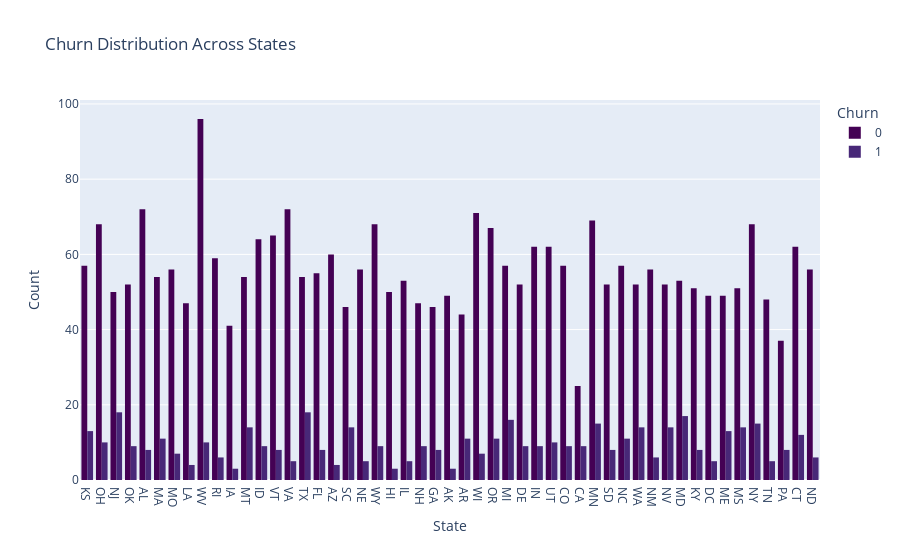

The code cell stored with this chart in its notebook:
### Markdown cell above
##### Bivariet Analysis

### Code cell
# bar plot using Plotly Express
fig = px.histogram(data_copy, x='state', color='churn', barmode='group',
                   title='Churn Distribution Across States',
                   labels={'state': 'State', 'count': 'Count', 'churn': 'Churn'},
                   color_discrete_sequence=px.colors.sequential.Viridis)

# Update layout for better readability
fig.update_layout(xaxis_title='State',
                  yaxis_title='Count',
                  legend_title='Churn')

# Show the plot
fig.show()

### Figure 1 — Plotly figure (JSON) as saved in the notebook; plotly's stock layout.template omitted (floating-point values rounded to 4 significant figures; data arrays with more than 128 entries replaced by an {"elided": "..."} marker saying what was removed)
{"data": [{"alignmentgroup": "True", "bingroup": "x", "hovertemplate": "Churn=0<br>State=%{x}<br>count=%{y}<extra></extra>", "legendgroup": "0", "marker": {"color": "#440154", "pattern": {"shape": ""}}, "name": "0", "offsetgroup": "0", "orientation": "v", "showlegend": true, "type": "histogram", "x": {"elided": "2850 str values"}, "xaxis": "x", "yaxis": "y"}, {"alignmentgroup": "True", "bingroup": "x", "hovertemplate": "Churn=1<br>State=%{x}<br>count=%{y}<extra></extra>", "legendgroup": "1", "marker": {"color": "#482878", "pattern": {"shape": ""}}, "name": "1", "offsetgroup": "1", "orientation": "v", "showlegend": true, "type": "histogram", "x": {"elided": "483 str values"}, "xaxis": "x", "yaxis": "y"}], "layout": {"barmode": "group", "legend": {"title": {"text": "Churn"}, "tracegroupgap": 0}, "title": {"text": "Churn Distribution Across States"}, "xaxis": {"anchor": "y", "domain": [0, 1], "title": {"text": "State"}}, "yaxis": {"anchor": "x", "domain": [0, 1], "title": {"text": "Count"}}}}
